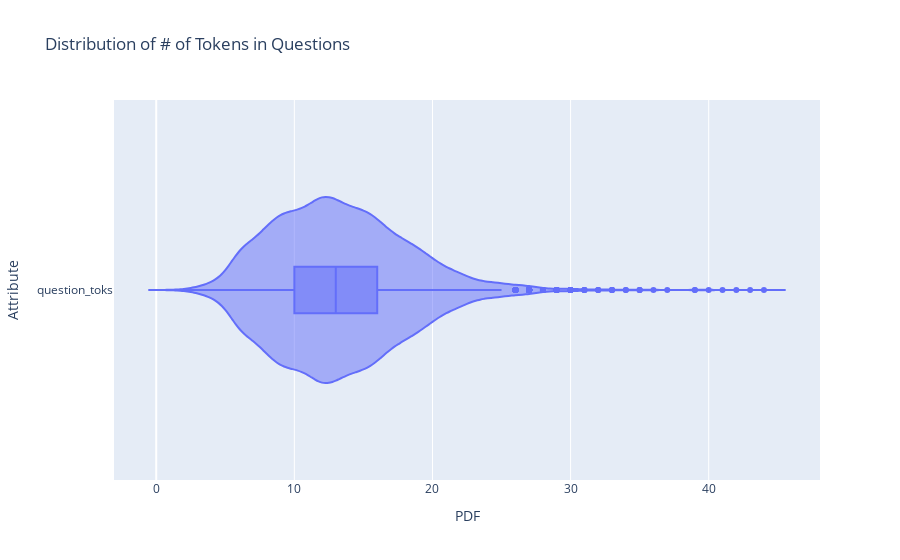

This figure's notebook cell:
### Code cell
fig = px.violin(df['question_toks'].map(len), orientation='h', box=True, title='Distribution of # of Tokens in Questions')
fig.update_xaxes(title='PDF')
fig.update_yaxes(title='Attribute')

### Figure 1 — Plotly figure (JSON) as saved in the notebook; plotly's stock layout.template omitted (floating-point values rounded to 4 significant figures; data arrays with more than 128 entries replaced by an {"elided": "..."} marker saying what was removed)
{"data": [{"alignmentgroup": "True", "box": {"visible": true}, "hovertemplate": "value=%{x}<br>variable=%{y}<extra></extra>", "legendgroup": "", "marker": {"color": "#636efa"}, "name": "", "offsetgroup": "", "orientation": "h", "scalegroup": "True", "showlegend": false, "type": "violin", "x": {"elided": "9693 int values"}, "x0": " ", "xaxis": "x", "y": {"elided": "9693 str values"}, "y0": " ", "yaxis": "y"}], "layout": {"legend": {"tracegroupgap": 0}, "title": {"text": "Distribution of # of Tokens in Questions"}, "violinmode": "group", "xaxis": {"anchor": "y", "domain": [0, 1], "title": {"text": "PDF"}}, "yaxis": {"anchor": "x", "domain": [0, 1], "title": {"text": "Attribute"}}}}
